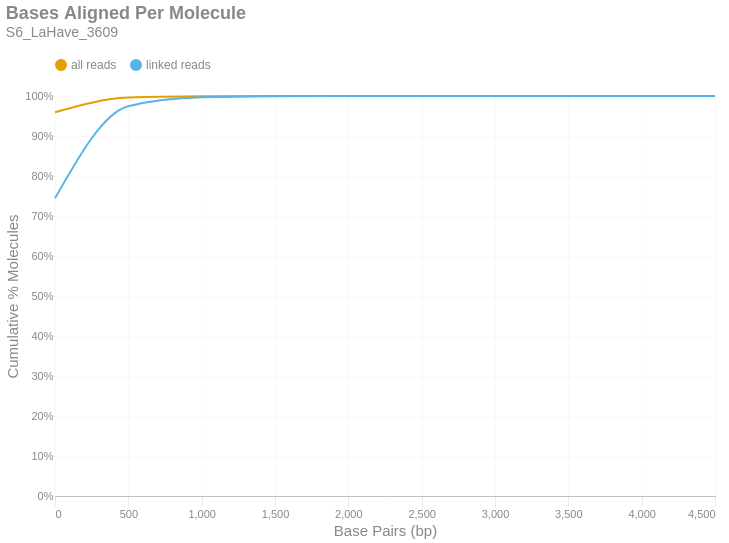

The notebook cell this image was saved under:
### Markdown cell above
### Bases Aligned Per Molecule
This is a cumulative frequency distribution showing the number of base pairs aligned per unique molecule. These data are shown in 500 bp bins. There are two distributions: one with `all reads` (yellow) and another with only `linked reads` (blue). The percent of molecules in the `linked reads` distribution is relative to the total number of linked molecules.

### Code cell
if SKIPLR:
    print_html(f"Skipped")
else:
    binned_df = consolidated_hist(valids['aligned_bp'], mask, 500, True)
    with SafeRender(binned_df):
        (
            density_plot(binned_df, 'Bases Aligned Per Molecule', samplename, 'basesper')
            .encode(
                x=alt.X('bin:Q', title="Base Pairs (bp)").axis(tickMinStep=500).scale(padding=0),
                y=alt.Y('value:Q', title='Cumulative % Molecules')
                    .axis(format='%')
                    .scale(domain = [0,1])
                    .stack(False),
                color=alt.Color("key:N").scale(domain = ["all reads", "linked reads"]),
                tooltip = [
                    alt.Tooltip("key:N", title = "Data Type"),
                    alt.Tooltip("range_label:N", title="Bases Aligned Per Molecule"),
                    alt.Tooltip("value:Q", format = ".2%", title="% Molecules (Cum.)")
                ]
            )
        ).display()

### Figure 1 — Vega-Lite specification as saved in the notebook (floating-point values rounded to 4 significant figures)
{"width": "container", "height": 400, "config": {"title": {"anchor": "start", "dy": -15, "fontSize": 18, "color": "#888888", "subtitleColor": "#888888", "subtitleFontSize": 14}, "arc": {"fill": "#0072B2"}, "axis": {"domainColor": "#888888", "domainWidth": 0.5, "gridWidth": 0.2, "grid": false, "titleFontWeight": 400, "titleFontSize": 15, "labelFontSize": 11, "labelColor": "#888888", "tickColor": "#888888", "tickWidth": 0.2, "titleColor": "#888888"}, "axisBand": {"grid": false}, "axisX": {"grid": true, "tickSize": 10, "domainCap": "round"}, "axisY": {"domain": false, "grid": true, "tickSize": 0, "domainCap": "round"}, "background": "transparent", "header": {"labelFontSize": 15, "labelColor": "#888888", "titleFontSize": 15, "titleFontWeight": 600, "titleColor": "#888888"}, "legend": {"labelFont": "sans-serif", "labelFontSize": 12, "labelColor": "#888888", "symbolSize": 100, "symbolType": "circle", "titleFontSize": 12, "titlePadding": 10, "titleColor": "#888888", "title": null, "orient": "top"}, "range": {"category": ["#E69F00", "#56B4E9", "#009E73", "#F0E442", "#0072B2", "#D55E00", "#CC79A7", "#000000"], "diverging": ["#cfe8f3", "#a2d4ec", "#73bfe2", "#46abdb", "#1696d2", "#12719e"]}, "area": {"fill": "#0072B2", "fillOpacity": 0.7, "line": true, "strokeOpacity": 0.7}, "line": {"color": "#0072B2", "stroke": "#0072B2", "strokeWidth": 2}, "trail": {"color": "#0072B2", "stroke": "#0072B2", "strokeWidth": 0, "size": 1}, "point": {"filled": true, "fillOpacity": 1.0, "size": 95}, "text": {"color": "#888888", "fontSize": 11, "align": "right", "fontWeight": 400, "size": 11}, "bar": {"fill": "#0072B2", "stroke": null}, "view": {"stroke": null, "continuousWidth": 660, "continuousHeight": 400}}, "data": {"name": "data-f54029d33375168a36a744db28aaadf0"}, "mark": {"type": "line", "interpolate": "monotone", "point": {"opacity": 0, "size": 275}}, "encoding": {"color": {"field": "key", "scale": {"domain": ["all reads", "linked reads"]}, "type": "nominal"}, "tooltip": [{"field": "key", "title": "Data Type", "type": "nominal"}, {"field": "range_label", "title": "Bases Aligned Per Molecule", "type": "nominal"}, {"field": "value", "format": ".2%", "title": "% Molecules (Cum.)", "type": "quantitative"}], "x": {"axis": {"tickMinStep": 500}, "field": "bin", "scale": {"padding": 0}, "title": "Base Pairs (bp)", "type": "quantitative"}, "y": {"axis": {"format": "%"}, "field": "value", "scale": {"domain": [0, 1]}, "stack": false, "title": "Cumulative % Molecules", "type": "quantitative"}}, "params": [{"name": "param_c36ac31b6afebe62", "select": {"type": "point", "fields": ["key"]}, "bind": "legend"}], "title": {"text": "Bases Aligned Per Molecule", "subtitle": "S6_LaHave_3609"}, "transform": [{"fold": ["all reads (cumsum)", "linked reads (cumsum)"]}, {"calculate": "replace(datum.key, ' (cumsum)', '')", "as": "key"}, {"filter": {"param": "param_c36ac31b6afebe62"}}], "usermeta": {"embedOptions": {"downloadFileName": "S6_LaHave_3609.basesper"}}, "$schema": "https://vega.github.io/schema/vega-lite/v6.1.0.json", "datasets": {"data-f54029d33375168a36a744db28aaadf0": [{"bin": "0.0", "interval": "0.0-500.0", "all reads": 0.9596, "linked reads": 0.7442, "all reads (cumsum)": 0.9596, "linked reads (cumsum)": 0.7442, "range_label": "0-499"}, {"bin": "500.0", "interval": "500.0-1000.0", "all reads": 0.03643, "linked reads": 0.2304, "all reads (cumsum)": 0.996, "linked reads (cumsum)": 0.9746, "range_label": "500-999"}, {"bin": "1000.0", "interval": "1000.0-1500.0", "all reads": 0.003461, "linked reads": 0.02195, "all reads (cumsum)": 0.9995, "linked reads (cumsum)": 0.9966, "range_label": "1000-1499"}, {"bin": "1500.0", "interval": "1500.0-2000.0", "all reads": 0.0004479, "linked reads": 0.002841, "all reads (cumsum)": 0.9999, "linked reads (cumsum)": 0.9994, "range_label": "1500-1999"}, {"bin": "2000.0", "interval": "2000.0-2500.0", "all reads": 7.473e-05, "linked reads": 0.000474, "all reads (cumsum)": 1.0, "linked reads (cumsum)": 0.9999, "range_label": "2000-2499"}, {"bin": "2500.0", "interval": "2500.0-3000.0", "all reads": 1.436e-05, "linked reads": 9.11e-05, "all reads (cumsum)": 1.0, "linked reads (cumsum)": 1.0, "range_label": "2500-2999"}, {"bin": "3000.0", "interval": "3000.0-3500.0", "all reads": 3.366e-06, "linked reads": 2.135e-05, "all reads (cumsum)": 1.0, "linked reads (cumsum)": 1.0, "range_label": "3000-3499"}, {"bin": "3500.0", "interval": "3500.0-4000.0", "all reads": 1.122e-06, "linked reads": 7.117e-06, "all reads (cumsum)": 1.0, "linked reads (cumsum)": 1.0, "range_label": "3500-3999"}, {"bin": "4000.0", "interval": "4000.0-4500.0", "all reads": 1.496e-07, "linked reads": 9.49e-07, "all reads (cumsum)": 1.0, "linked reads (cumsum)": 1.0, "range_label": "4000-4499"}, {"bin": "4500.0", "interval": "4500.0-5000.0", "all reads": 7.481e-08, "linked reads": 4.745e-07, "all reads (cumsum)": 1.0, "linked reads (cumsum)": 1.0, "range_label": "4500-4999"}]}}
